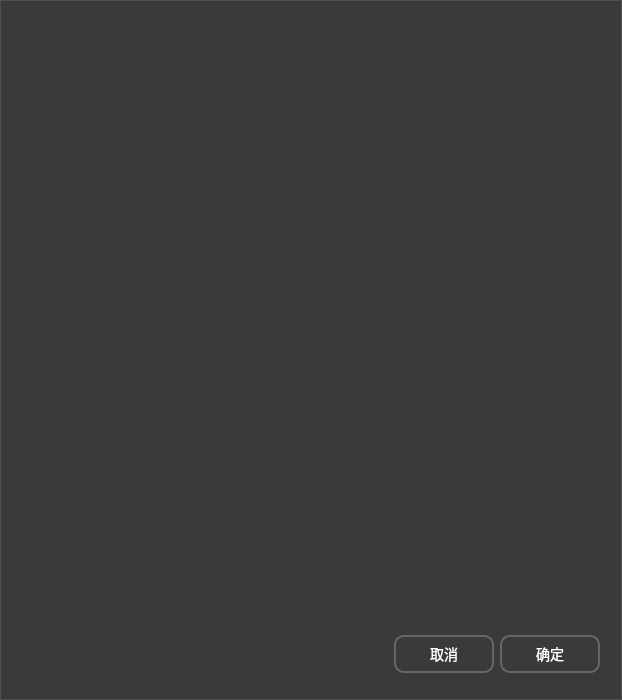
<?xml version="1.0" encoding="UTF-8"?>
<ui version="4.0">
 <class>cConnectDialogClass</class>
 <widget class="QDialog" name="cConnectDialogClass">
  <property name="geometry">
   <rect>
    <x>0</x>
    <y>0</y>
    <width>618</width>
    <height>700</height>
   </rect>
  </property>
  <property name="windowTitle">
   <string>cConnectDialog</string>
  </property>
  <property name="styleSheet">
   <string notr="true">QWidget#cConnectDialogClass {
    background-color: #3a3a3a; /* 更浅的灰色背景 */
    color: #eeeeee; /* 更亮的灰色字体，提高可读性 */
    font-size: 14px; /* 字体大小适中 */
    border: 1px solid #505050; /* 与背景协调的边框颜色 */

}</string>
  </property>
  <layout class="QVBoxLayout" name="verticalLayout">
   <item>
    <widget class="cVarList" name="varList" native="true">
     <property name="minimumSize">
      <size>
       <width>600</width>
       <height>600</height>
      </size>
     </property>
    </widget>
   </item>
   <item>
    <widget class="QWidget" name="widget" native="true">
     <property name="maximumSize">
      <size>
       <width>16777215</width>
       <height>70</height>
      </size>
     </property>
     <layout class="QHBoxLayout" name="horizontalLayout">
      <item>
       <spacer name="horizontalSpacer">
        <property name="orientation">
         <enum>Qt::Horizontal</enum>
        </property>
        <property name="sizeHint" stdset="0">
         <size>
          <width>367</width>
          <height>20</height>
         </size>
        </property>
       </spacer>
      </item>
      <item>
       <widget class="QPushButton" name="reject">
        <property name="minimumSize">
         <size>
          <width>100</width>
          <height>0</height>
         </size>
        </property>
        <property name="font">
         <font>
          <pointsize>-1</pointsize>
         </font>
        </property>
        <property name="styleSheet">
         <string notr="true">QPushButton {
    background: qlineargradient(x1:0, y1:0, x2:0, y2:1,
    stop:0 #4d4d4d, stop:1 #5e5e5e); /* 更明显的灰色渐变背景 */
    border: 2px solid #666666; /* 更深的灰色边框 */
    border-radius: 10px; /* 圆角 */
    padding: 6px 10px; /* 内边距 */
    color: #ffffff; /* 白色文字，增加对比 */
    font-size: 14px; /* 字体大小 */
    text-align: center; /* 文本居中 */
    box-shadow: 0 4px 8px rgba(0,0,0,0.25); /* 增强的外部阴影，更强立体感 */
}

QPushButton:pressed {
    background: qlineargradient(x1:0, y1:0, x2:0, y2:1,
    stop:0 #297229, stop:1 #3cb043); /* 绿色渐变背景 */
    border: 2px solid #256f25; /* 更深绿色边框 */
    color: #ffffff; /* 白色文字 */
    box-shadow: 0 2px 5px rgba(0,0,0,0.3) inset; /* 内凹阴影，强调按下的立体效果 */
    border-radius: 10px; /* 圆角 */
    font-size: 14px; /* 字体大小 */
}

QPushButton:disabled {
    background: qlineargradient(x1:0, y1:0, x2:0, y2:1,
    stop:0 #636363, stop:1 #747474); /* 更浅的灰色渐变背景 */
    border: 2px solid #7d7d7d; /* 浅灰色边框 */
    color: #aaaaaa; /* 更浅的灰色文本，增强对比度 */
    box-shadow: none; /* 去除阴影，表示不可操作 */
    border-radius: 10px; /* 圆角 */
    font-size: 14px; /* 字体大小 */
}

QPushButton:disabled:pressed {
    background: qlineargradient(x1:0, y1:0, x2:0, y2:1,
    stop:0 #297229, stop:1 #3cb043); /* 绿色背景的渐变与按下时一致 */
    border: 2px solid #555555; /* 较暗的灰色边框，表示不可操作 */
    color: #ffffff; /* 白色文本 */
    box-shadow: none; /* 去除阴影，强调不可操作状态 */
    border-radius: 10px; /* 圆角 */
    font-size: 14px; /* 字体大小 */
}</string>
        </property>
        <property name="text">
         <string>取消</string>
        </property>
       </widget>
      </item>
      <item>
       <widget class="QPushButton" name="accept">
        <property name="minimumSize">
         <size>
          <width>100</width>
          <height>0</height>
         </size>
        </property>
        <property name="font">
         <font>
          <pointsize>-1</pointsize>
         </font>
        </property>
        <property name="styleSheet">
         <string notr="true">QPushButton {
    background: qlineargradient(x1:0, y1:0, x2:0, y2:1,
    stop:0 #4d4d4d, stop:1 #5e5e5e); /* 更明显的灰色渐变背景 */
    border: 2px solid #666666; /* 更深的灰色边框 */
    border-radius: 10px; /* 圆角 */
    padding: 6px 10px; /* 内边距 */
    color: #ffffff; /* 白色文字，增加对比 */
    font-size: 14px; /* 字体大小 */
    text-align: center; /* 文本居中 */
    box-shadow: 0 4px 8px rgba(0,0,0,0.25); /* 增强的外部阴影，更强立体感 */
}

QPushButton:pressed {
    background: qlineargradient(x1:0, y1:0, x2:0, y2:1,
    stop:0 #297229, stop:1 #3cb043); /* 绿色渐变背景 */
    border: 2px solid #256f25; /* 更深绿色边框 */
    color: #ffffff; /* 白色文字 */
    box-shadow: 0 2px 5px rgba(0,0,0,0.3) inset; /* 内凹阴影，强调按下的立体效果 */
    border-radius: 10px; /* 圆角 */
    font-size: 14px; /* 字体大小 */
}

QPushButton:disabled {
    background: qlineargradient(x1:0, y1:0, x2:0, y2:1,
    stop:0 #636363, stop:1 #747474); /* 更浅的灰色渐变背景 */
    border: 2px solid #7d7d7d; /* 浅灰色边框 */
    color: #aaaaaa; /* 更浅的灰色文本，增强对比度 */
    box-shadow: none; /* 去除阴影，表示不可操作 */
    border-radius: 10px; /* 圆角 */
    font-size: 14px; /* 字体大小 */
}

QPushButton:disabled:pressed {
    background: qlineargradient(x1:0, y1:0, x2:0, y2:1,
    stop:0 #297229, stop:1 #3cb043); /* 绿色背景的渐变与按下时一致 */
    border: 2px solid #555555; /* 较暗的灰色边框，表示不可操作 */
    color: #ffffff; /* 白色文本 */
    box-shadow: none; /* 去除阴影，强调不可操作状态 */
    border-radius: 10px; /* 圆角 */
    font-size: 14px; /* 字体大小 */
}</string>
        </property>
        <property name="text">
         <string>确定</string>
        </property>
       </widget>
      </item>
     </layout>
    </widget>
   </item>
  </layout>
 </widget>
 <layoutdefault spacing="6" margin="11"/>
 <customwidgets>
  <customwidget>
   <class>cVarList</class>
   <extends>QWidget</extends>
   <header>./include/cwidget/cvarlist.h</header>
   <container>1</container>
  </customwidget>
 </customwidgets>
 <resources/>
 <connections/>
</ui>
